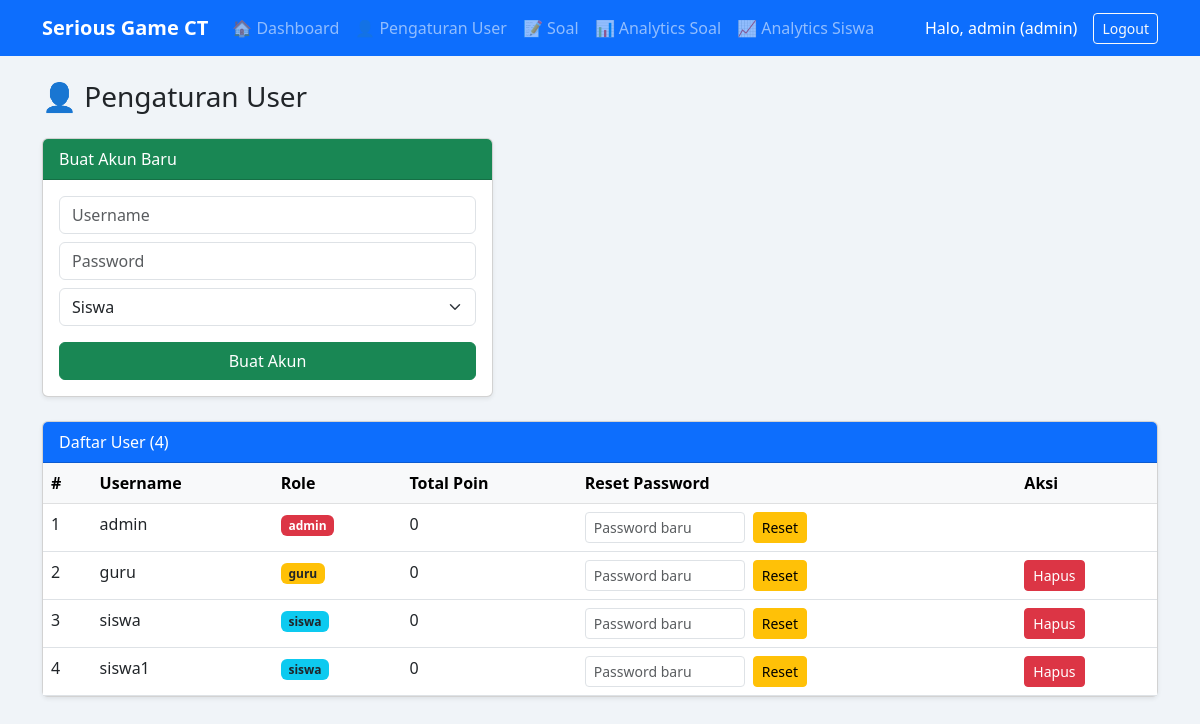
/admin/users (signed in), run on an earlier commit of the app's database.
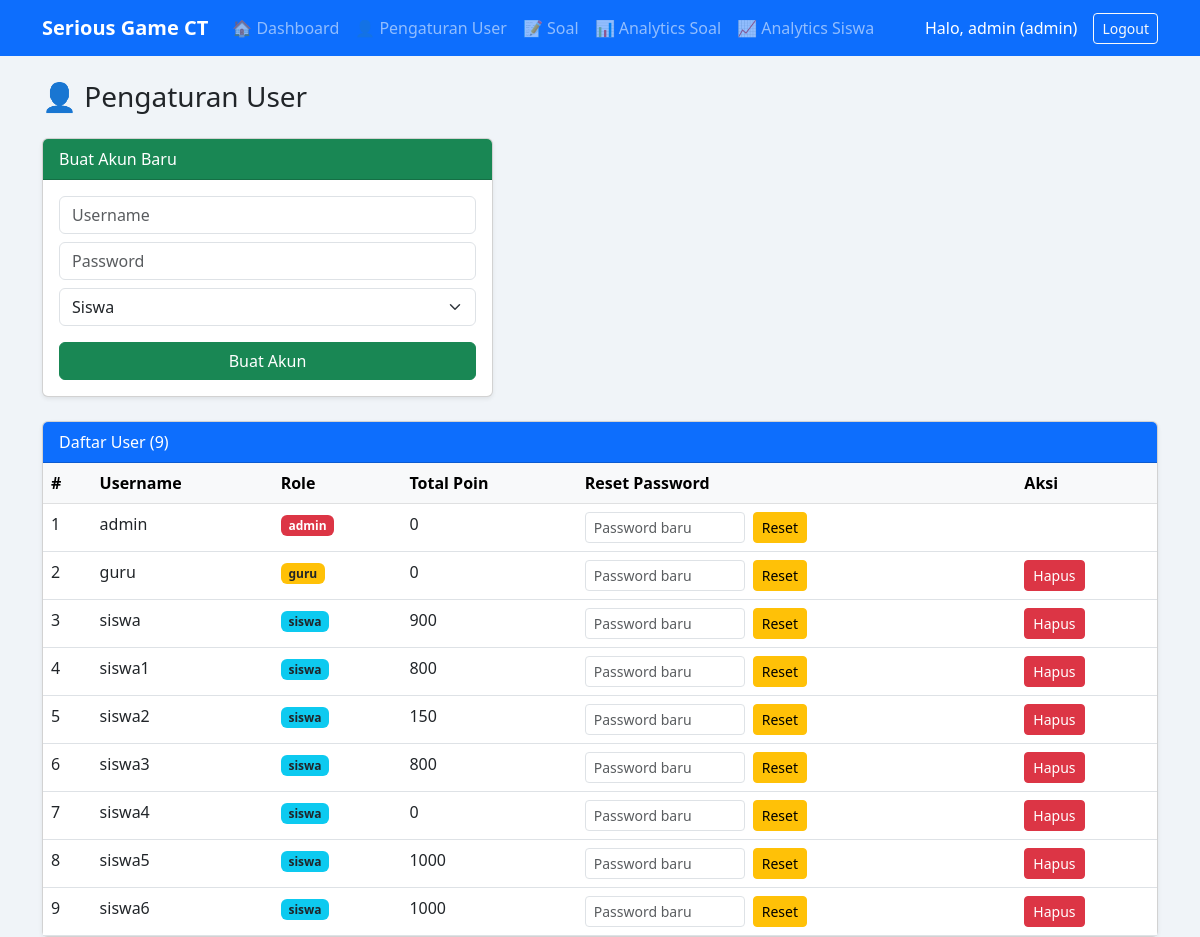
And on a later commit of the database.
### app/models.py (models this page shows)
class User(db.Model, UserMixin):
    __tablename__ = 'users'
    id           = db.Column(db.Integer, primary_key=True)
    username     = db.Column(db.String(80), unique=True, nullable=False)
    password     = db.Column(db.String(200), nullable=False)
    role         = db.Column(db.Enum(RoleEnum), nullable=False, default=RoleEnum.siswa)
    total_points = db.Column(db.Integer, default=0)

### app/routes/admin.py (the view)
@admin_bp.route('/users')
@login_required
@role_required('admin')
def user_management():
    users = User.query.order_by(User.role, User.username).all()
    return render_template('admin/user_management.html', users=users)

### app/models.py (called while the page is built)
@login_manager.user_loader
def load_user(user_id):
    return User.query.get(int(user_id))

### app/utils.py (called while the page is built)
def role_required(*roles):
    def decorator(f):
        @wraps(f)
        def decorated_function(*args, **kwargs):
            if not current_user.is_authenticated:
                if request.is_json:
                    return jsonify({'error': 'Unauthorized'}), 401
                abort(401)
            if current_user.role.value not in roles:
                if request.is_json:
                    return jsonify({'error': 'Forbidden'}), 403
                abort(403)
            return f(*args, **kwargs)
        return decorated_function
    return decorator

### templates/admin/user_management.html (shortened to what this page needs)
{% extends 'base.html' %}
{% block content %}
<h3 class="mb-4">👤 Pengaturan User</h3>
<div class="row mb-4">
    <div class="col-md-5">
        <div class="card shadow-sm">
            <div class="card-header bg-success text-white">Buat Akun Baru</div>
            <div class="card-body">
                <form method="POST" action="{{ url_for('admin.create_user') }}">
                    <div class="mb-2">
                        <input type="text" class="form-control" name="username" placeholder="Username" required>
                    </div>
                    <div class="mb-2">
                        <input type="password" class="form-control" name="password" placeholder="Password" required>
                    </div>
                    <div class="mb-3">
                        <select class="form-select" name="role">
                            <option value="siswa">Siswa</option>
                        </select>
                    </div>
                    <button type="submit" class="btn btn-success w-100">Buat Akun</button>
                </form>
            </div>
        </div>
    </div>
</div>
<div class="card shadow-sm">
    <div class="card-header bg-primary text-white">Daftar User ({{ users|length }})</div>
    <div class="card-body p-0">
        <table class="table table-hover mb-0">
            <thead class="table-light">
                <tr>
                    <th>#</th>
                    <th>Username</th>
                    <th>Role</th>
                    <th>Total Poin</th>
                    <th>Reset Password</th>
                    <th>Aksi</th>
                </tr>
            </thead>
            <tbody>
                {% for user in users %}
                <tr>
                    <td>{{ user.id }}</td>
                    <td>{{ user.username }}</td>
                    <td>
                        <span class="badge
                            {% if user.role.value == 'admin' %}bg-danger
                            {% elif user.role.value == 'guru' %}bg-warning text-dark
                            {% else %}bg-info text-dark{% endif %}">
                            {{ user.role.value }}
                        </span>
                    </td>
                    <td>{{ user.total_points }}</td>
                    <td>
                        <form method="POST" action="{{ url_for('admin.reset_password', user_id=user.id) }}" class="d-flex gap-2">
                            <input type="password" class="form-control form-control-sm" name="new_password" placeholder="Password baru" required style="max-width:160px">
                            <button type="submit" class="btn btn-warning btn-sm">Reset</button>
                        </form>
                    </td>
                    <td>
                        {% if user.id != current_user.id %}
                        <form method="POST" action="{{ url_for('admin.delete_user', user_id=user.id) }}" onsubmit="return confirm('Hapus user ini?')">
                            <button type="submit" class="btn btn-danger btn-sm">Hapus</button>
                        </form>
                        {% endif %}
                    </td>
                </tr>
                {% else %}
                <tr><td colspan="6" class="text-center text-muted">Belum ada user.</td></tr>
                {% endfor %}
            </tbody>
        </table>
    </div>
</div>
{% endblock %}

### templates/base.html (shortened to what this page needs)
<!DOCTYPE html>
<html lang="id">
<head>
    <link href="https://cdn.jsdelivr.net/npm/bootstrap@5.3.0/dist/css/bootstrap.min.css" rel="stylesheet">
</head>
<body>
    {% if current_user.is_authenticated %}
    <nav class="navbar navbar-expand-lg navbar-dark bg-primary">
        <div class="container">
            <a class="navbar-brand" href="#">Serious Game CT</a>
            <div class="collapse navbar-collapse" id="navbarNav">
                <ul class="navbar-nav me-auto">
                    {% if current_user.role.value in ['siswa'] %}
                    <li class="nav-item">
                        <a class="nav-link" href="{{ url_for('siswa.dashboard') }}">🏠 Dashboard</a>
                    </li>
                    <li class="nav-item">
                        <a class="nav-link" href="{{ url_for('siswa.leaderboards') }}">🏆 Leaderboard</a>
                    </li>
                    <li class="nav-item">
                        <a class="nav-link" href="{{ url_for('siswa.analytics') }}">📊 Analytics</a>
                    </li>
                    {% elif current_user.role.value == 'admin' %}
                    <li class="nav-item">
                        <a class="nav-link" href="{{ url_for('admin.dashboard') }}">🏠 Dashboard</a>
                    </li>
                    <li class="nav-item">
                        <a class="nav-link" href="{{ url_for('admin.user_management') }}">👤 Pengaturan User</a>
                    </li>
                    <li class="nav-item">
                        <a class="nav-link" href="{{ url_for('guru.curriculum') }}">📝 Soal</a>
                    </li>
                    <li class="nav-item">
                        <a class="nav-link" href="{{ url_for('guru.analytics') }}">📊 Analytics Soal</a>
                    </li>
                    <li class="nav-item">
                        <a class="nav-link" href="{{ url_for('admin.student_analytics_index') }}">📈 Analytics Siswa</a>
                    </li>
                    {% endif %}
                </ul>
                <div class="d-flex align-items-center">
                    <span class="navbar-text text-white me-3">
                        Halo, {{ current_user.username }} ({{ current_user.role.value }})
                    </span>
                    <a href="{{ url_for('auth.logout') }}" class="btn btn-outline-light btn-sm">Logout</a>
                </div>
            </div>
        </div>
    </nav>
    {% endif %}
    <div class="container mt-4">
        {% block content %}{% endblock %}
    </div>
</body>
</html>

What changed in the data, as far as the page shows it:
changed User id 3: total_points "0" → "900"
changed User "siswa1": total_points "0" → "800"
added User: id "5", username "siswa2", role.value "siswa", total_points "150"
added User: id "6", username "siswa3", role.value "siswa", total_points "800"
added User: id "7", username "siswa4", role.value "siswa", total_points "0"
added User: id "8", username "siswa5", role.value "siswa", total_points "1000"
added User: id "9", username "siswa6", role.value "siswa", total_points "1000"
Also different on the page:
{{ users|length }}: "4" → "9"
